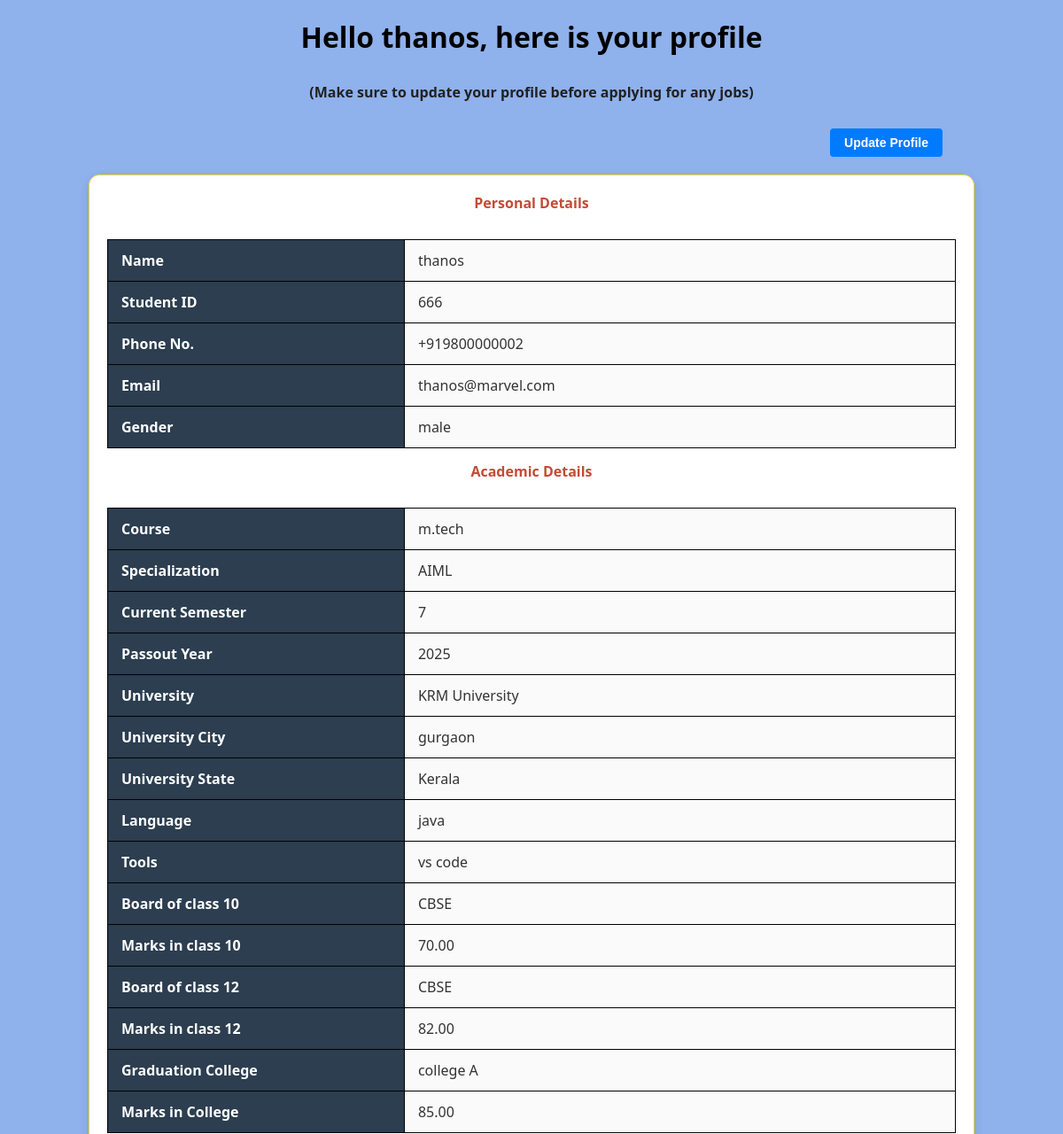
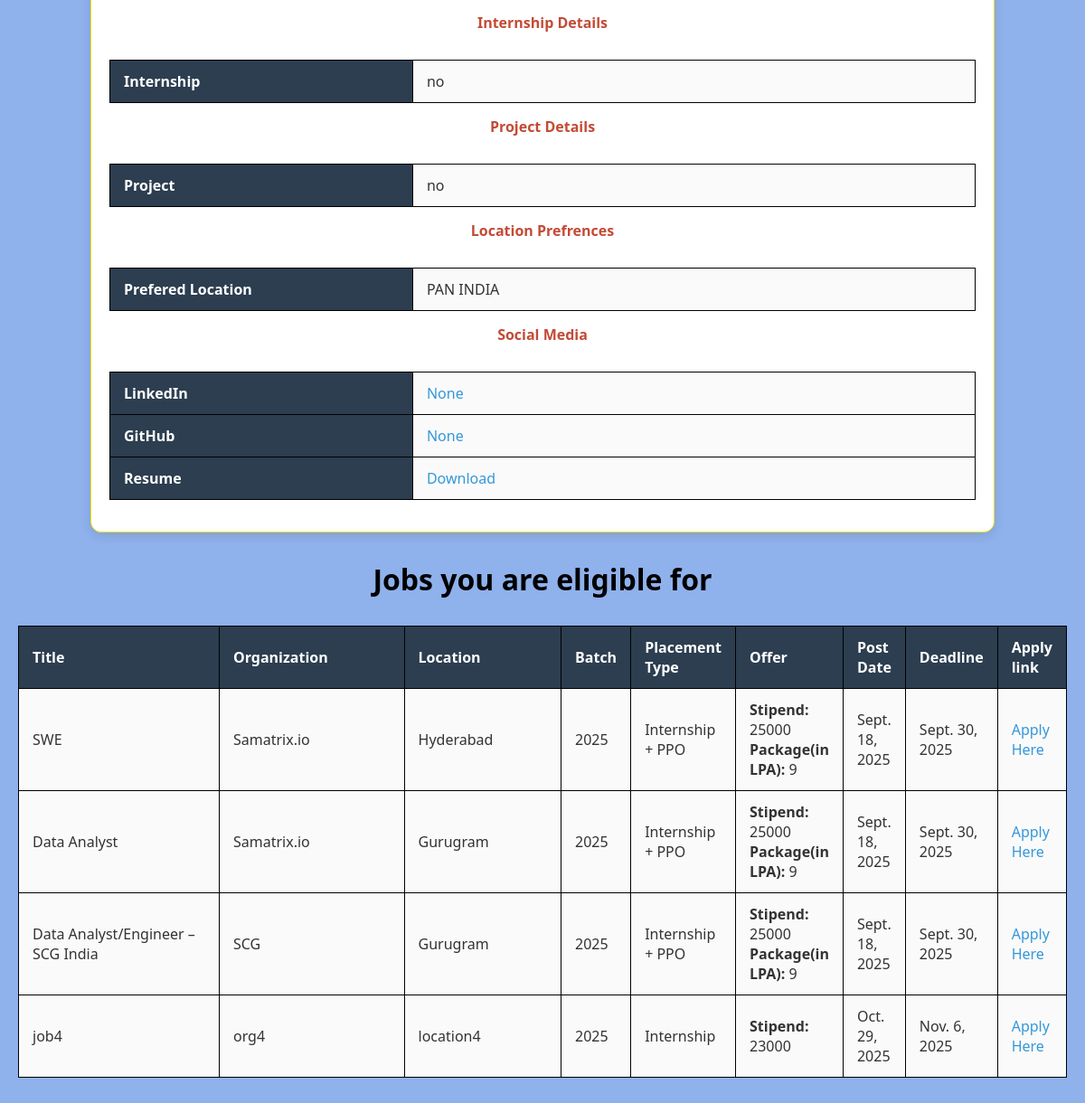
/profile/ (signed in), run on the app's committed database (2 pictures, top to bottom).
### placement/models.py (models this page shows, shortened)
class Student(models.Model):
    name = models.CharField(max_length=100)
    sId = models.CharField(max_length=50, primary_key=True, editable=False)   # student ID
    phone = PhoneNumberField(region = 'IN')
    gender = models.CharField(max_length=10)
    course = models.CharField(max_length=100)
    passout_year = models.SmallIntegerField()
    university = models.CharField(max_length=200)
    specialization = models.CharField(max_length=100)
    university_state = models.CharField(max_length=50)
    university_city = models.CharField(max_length=100)
    email = models.EmailField(unique=True)
    password = models.CharField(max_length=100)   # keep in plain text only for testing!

class StudentProfile(models.Model):
    jobLocationChoices = [('PAN INDIA','PAN INDIA'),
                      ('Other','Other')
                      ]
    durationChoices = [('45 days','45 days'),
                   ('90 days','90 days'),
                   ('3-6 months','3-6 months'),
                   ('Currently Working','Currently Working')
                   ]
    yesNoChoices = [("yes", "yes"),
                ("no","no")
               ]
    student = models.OneToOneField(Student, on_delete=models.CASCADE)    # student ID
    '''Here we make the primary key of Student table as foreign key in StudentProfile.
        on_delete = models.CASCADE will CASCADE(delete all the related data) when the foreign/primary key
        is deleted'''
    semester = models.PositiveIntegerField()
    language = models.CharField(max_length=100)
    tools = models.CharField(max_length=100)
    board10 = models.CharField(max_length=50)
    board12 = models.CharField(max_length=50)
    marks10 = models.DecimalField(max_digits=5, decimal_places=2)
    marks12 = models.DecimalField(max_digits=5, decimal_places=2)
    graduation_college = models.CharField(max_length=200, blank=True, null=True)
    graduation_marks = models.DecimalField(max_digits=5, decimal_places=2, blank=True, null=True)
    post_graduation_college = models.CharField(max_length=200, blank=True, null=True)
    post_graduation_marks = models.DecimalField(max_digits=5, decimal_places=2, blank=True, null=True)
    internship = models.CharField(max_length=3, choices= yesNoChoices, default="no")
    company = models.CharField(max_length=50, blank=True, null=True)
    duration = models.CharField(max_length=20,choices=durationChoices, blank=True, null=True)
    stipend = models.DecimalField(max_digits=10, decimal_places=2, blank=True, null=True)
    skills_gained = models.CharField(max_length=200, blank=True, null=True)
    project = models.CharField(max_length=3, choices= yesNoChoices, default="no")
    project_details = models.TextField(blank=True, null=True)
    skills_learned = models.TextField(max_length=200, blank=True, null=True)
    job_location = models.CharField(max_length=10, choices=jobLocationChoices, default='PAN INDIA')
    other_location = models.CharField(max_length=50, blank=True, null=True)
    linkedin = models.URLField(max_length=200, blank=True, null=True)
    github = models.URLField(max_length=200, blank=True, null=True)
    resume=models.FileField(upload_to='resumes/')

class Job(models.Model):
    job_id = models.UUIDField(primary_key=True, default=uuid.uuid4, editable=False)
    title = models.CharField(max_length=100)
    organization = models.CharField(max_length=100)
    location = models.CharField(max_length=100)
    description = models.TextField()
    placement_type = models.CharField(max_length=50)
    job_stipend = models.CharField(max_length=50)
    package = models.CharField(max_length=50)
    eligiblity_batch = models.CharField(max_length=50)
    eligiblity_10_marks = models.DecimalField(max_digits=5, decimal_places=2)
    eligiblity_12_marks = models.DecimalField(max_digits=5, decimal_places=2)
    eligiblity_college_marks = models.DecimalField(max_digits=5, decimal_places=2)
    eligiblity_others = models.TextField()
    application_deadline = models.DateField()
    question1 = models.CharField(max_length=200, blank=True, null=True)
    question2 = models.CharField(max_length=200, blank=True, null=True)
    question3 = models.CharField(max_length=200, blank=True, null=True)
    question4 = models.CharField(max_length=200, blank=True, null=True)
    question5 = models.CharField(max_length=200, blank=True, null=True)
    question6 = models.CharField(max_length=200, blank=True, null=True)
    question7 = models.CharField(max_length=200, blank=True, null=True)
    question8 = models.CharField(max_length=200, blank=True, null=True)
    question9 = models.CharField(max_length=200, blank=True, null=True)
    question10 = models.CharField(max_length=200, blank=True, null=True)
    type1 = models.CharField(max_length=20, blank=True, null=True)
    type2 = models.CharField(max_length=20, blank=True, null=True)
    type3 = models.CharField(max_length=20, blank=True, null=True)
    type4 = models.CharField(max_length=20, blank=True, null=True)
    type5 = models.CharField(max_length=20, blank=True, null=True)
    type6 = models.CharField(max_length=20, blank=True, null=True)
    type7 = models.CharField(max_length=20, blank=True, null=True)
    type8 = models.CharField(max_length=20, blank=True, null=True)
    type9 = models.CharField(max_length=20, blank=True, null=True)
    type10 = models.CharField(max_length=20, blank=True, null=True)
    post_date = models.DateField(auto_now_add=True)
    update_date = models.DateField(blank=True, null=True)

### placement/views.py (the view)
# urls.py: path('profile/',views.student_profile, name='profile'),
def student_profile(request):
    student_id = request.session.get('student_id')
    if student_id:
        studentDetails = Student.objects.get (sId = student_id)
        profile = StudentProfile.objects.filter(student=studentDetails)
        profile_obj = profile.first()
        all_jobs = Job.objects.all()
        eligible_jobs = []
        for job_post in all_jobs:
            if (studentDetails.passout_year == int(job_post.eligiblity_batch)):
                if profile_obj:
                    if (profile_obj.marks10 >= Decimal(job_post.eligiblity_10_marks) and profile_obj.marks12 >= Decimal(job_post.eligiblity_12_marks) and (profile_obj.graduation_marks is None or profile_obj.graduation_marks >= Decimal(job_post.eligiblity_college_marks))):
                        eligible_jobs.append(job_post)
        return render(request,'student_profile.html', {"student_data":studentDetails,
                                                                        "updated_data":profile,
                                                                        "job_data":eligible_jobs} )
    else:
        return render(request,"home_login.html")

### templates/student_profile.html (shortened to what this page needs)
{% load static %}
<!DOCTYPE html>
<html lang="en">
<head>
  <link rel="stylesheet" href="{% static 'CSS/student_profile.css' %}">
</head>
<body>
  <h2 style="color: #000000ff;">Hello {{ student_data.name }}, here is your profile</h2>
    <h4 style="color: #212121;">(Make sure to update your profile before applying for any jobs)</h4>
  <div class="update-link">
  <button onclick="location.href='update/'" class="btn"> <strong>Update Profile</strong></button>
</div>
  <div class="profile-card">
  <table>
    <h4>Personal Details</h4>
      <tr><th>Name</th><td>{{ student_data.name }}</td></tr>
      <tr><th>Student ID</th><td>{{ student_data.sId }}</td></tr>
      <tr><th>Phone No.</th><td>{{ student_data.phone }}</td></tr>
      <tr><th>Email</th><td>{{ student_data.email }}</td></tr>
      <tr><th>Gender</th><td>{{ student_data.gender }}</td></tr>
  </table>
  <table>
    <h4>Academic Details</h4>
    {% for data in updated_data %}
      <tr><th>Course</th><td>{{ student_data.course }}</td></tr>
      <tr><th>Specialization</th><td>{{ student_data.specialization }}</td></tr>
      <tr><th>Current Semester</th><td>{{data.semester}}</td></tr>
      <tr><th>Passout Year</th><td>{{ student_data.passout_year }}</td></tr>
      <tr><th>University</th><td>{{ student_data.university }}</td></tr>
      <tr><th>University City</th><td>{{ student_data.university_city }}</td></tr>
      <tr><th>University State</th><td>{{ student_data.university_state }}</td></tr>
      <tr><th>Language</th><td>{{data.language}}</td></tr>
      <tr><th>Tools</th><td>{{data.tools}}</td></tr>
      <tr><th>Board of class 10</th><td>{{data.board10}}</td></tr>
      <tr><th>Marks in class 10</th><td>{{data.marks10}}</td></tr>
      <tr><th>Board of class 12</th><td>{{data.board12}}</td></tr>
      <tr><th>Marks in class 12</th><td>{{data.marks12}}</td></tr>
      <tr><th>Graduation College</th><td>{{data.graduation_college}}</td></tr>
      <tr><th>Marks in College</th><td>{{data.graduation_marks}}</td></tr>
    {% endfor %}
  </table>
  <table>
    <h4>Internship Details</h4>
      {% for data in updated_data %}
        <tr><th>Internship</th><td>{{data.internship}}</td></tr>
      {% endfor %}
  </table>
  <table>
    <h4>Project Details</h4>
      {% for data in updated_data %}
        <tr><th>Project</th><td>{{data.project}}</td></tr>
      {% endfor %}
  </table>
  <table>
    <h4>Location Prefrences</h4>
      {% for data in updated_data %}
        {% if data.job_location == "PAN INDIA" %}
          <tr><th>Prefered Location</th><td>{{data.job_location}}</td></tr>
        {% endif %}
      {% endfor %}
  </table>
  <table>
    <h4>Social Media</h4>
      {% for data in updated_data %}
        <tr><th>LinkedIn</th><td><a href="{{data.linkedin}}" target="_blank">{{data.linkedin}}</a></td></tr>
        <tr><th>GitHub</th><td><a href="{{data.github}}" target="_blank">{{data.github}}</a></td></tr>
        <tr><th>Resume</th><td>
            {% if data.resume %}
              <a href="{{ data.resume.url }}" target="_blank">Download</a>
            {% else %}
              No resume uploaded.
            {% endif %} </td>
      {% endfor %}
    </table>
  </div>
  <h2 style="color: #000000ff;" title="Make sure to update your profile before applying for any jobs.">Jobs you are eligible for</h2>
    {% if job_data %}
    <table border="1">
      <tr>
        <th title="The title of the job position">Title</th>
        <th title="The organization offering the job">Organization</th>
        <th title="The location of the job">Location</th>
        <th title="Batch eligible for the job">Batch</th>
        <th title="The type of placement (Internship/Full-time etc.)">Placement Type</th>
        <th title="The job offer details">Offer</th>
        <th title="The date the job was posted">Post Date</th>
        <th title="The application deadline for the job">Deadline</th>
        <th title="The link to apply for job">Apply link</th>
      </tr>
      {% for job in job_data %}
      <tr>
        <td>{{ job.title }}</td>
        <td>{{ job.organization }}</td>
        <td>{{ job.location }}</td>
        <td>{{job.eligiblity_batch}}</td>
        <td>{{ job.placement_type }}</td>
        <td>
          {% if job.placement_type == "Internship" %}
            <strong>Stipend:</strong> {{ job.job_stipend }}
          {% elif job.placement_type == "Full-time" %}
            <strong>Package:</strong> {{ job.package }}
          {% elif job.placement_type == "Internship + PPO" %}
            <strong>Stipend:</strong> {{ job.job_stipend }}<br>
            <strong>Package(in LPA):</strong> {{ job.package }}
          {% else %}
            N/A
          {% endif %} </td>
        <td>{{ job.post_date }}</td>
        <td>{{ job.application_deadline }}</td>
        <td><a href="{% url 'apply_job' job.job_id %}" target="_blank">Apply Here</a></td>
      </tr>
      {% endfor %}
    </table>
    {% else %}
    <h5 title="Keep your eyes on mail for latest job updates.">No jobs are available for you right now.</h5>
    {% endif %}
  </body>
</html>

### static/CSS/student_profile.css (style rules this page uses)
* { margin: 0; padding: 0; box-sizing: border-box; }
body { font-family: "Segoe UI", Tahoma, Geneva, Verdana, sans-serif; background: #8fb1ec; margin: 0; padding: 20px; color: #333; }
h2 { text-align: center; color: #2c3e50; margin-bottom: 30px; font-size: 2rem; }
h4 { text-align: center; color: #c34b35; margin-bottom: 30px; font-size: 1rem; }
.profile-card { background: #fff; border-radius: 12px; border: 1px solid #f6df0d; padding: 20px; margin: auto; margin-bottom: 30px; max-width: 1000px; box-shadow: 0px 4px 12px rgba(0, 0, 0, 0.1); transition: transform 0.3s ease; }
table { width: 100%; border-collapse: collapse; margin: 15px 0; }
th, td { padding: 12px 15px; text-align: left; border: 1px solid #000000; }
th { background: #2c3e50; color: #fff; font-weight: 600; width: 35%; }
td { background: #fafafa; }
a { color: #3498db; text-decoration: none; font-weight: 500; }
.update-link { text-align: right; margin-bottom: 20px; margin-right: 10%; }
.btn { padding: 8px 16px; background-color: #007BFF; color: #fff; border: none; border-radius: 4px; cursor: pointer; font-size: 14px; }

### data on the page
Student: name "thanos", sId "666", phone "+919800000002", email "thanos@marvel.com", gender "male", course "m.tech", specialization "AIML", passout_year "2025", university "KRM University", university_city "gurgaon", university_state "Kerala"
StudentProfile: semester "7", language "java", tools "vs code", board10 "CBSE", marks10 "70.00", board12 "CBSE", marks12 "82.00", graduation_college "college A", graduation_marks "85.00", internship "no", project "no", job_location "PAN INDIA", linkedin "None", github "None"
Job: title "SWE", organization "Samatrix.io", location "Hyderabad", eligiblity_batch "2025", placement_type "Internship + PPO", job_stipend "25000", package "9", post_date "Sept. 18, 2025", application_deadline "Sept. 30, 2025"
Job: title "Data Analyst", organization "Samatrix.io", location "Gurugram", eligiblity_batch "2025", placement_type "Internship + PPO", job_stipend "25000", package "9", post_date "Sept. 18, 2025", application_deadline "Sept. 30, 2025"
Job: title "Data Analyst/Engineer – SCG India", organization "SCG", location "Gurugram", eligiblity_batch "2025", placement_type "Internship + PPO", job_stipend "25000", package "9", post_date "Sept. 18, 2025", application_deadline "Sept. 30, 2025"
Job: title "job4", organization "org4", location "location4", eligiblity_batch "2025", placement_type "Internship", job_stipend "23000", post_date "Oct. 29, 2025", application_deadline "Nov. 6, 2025"
